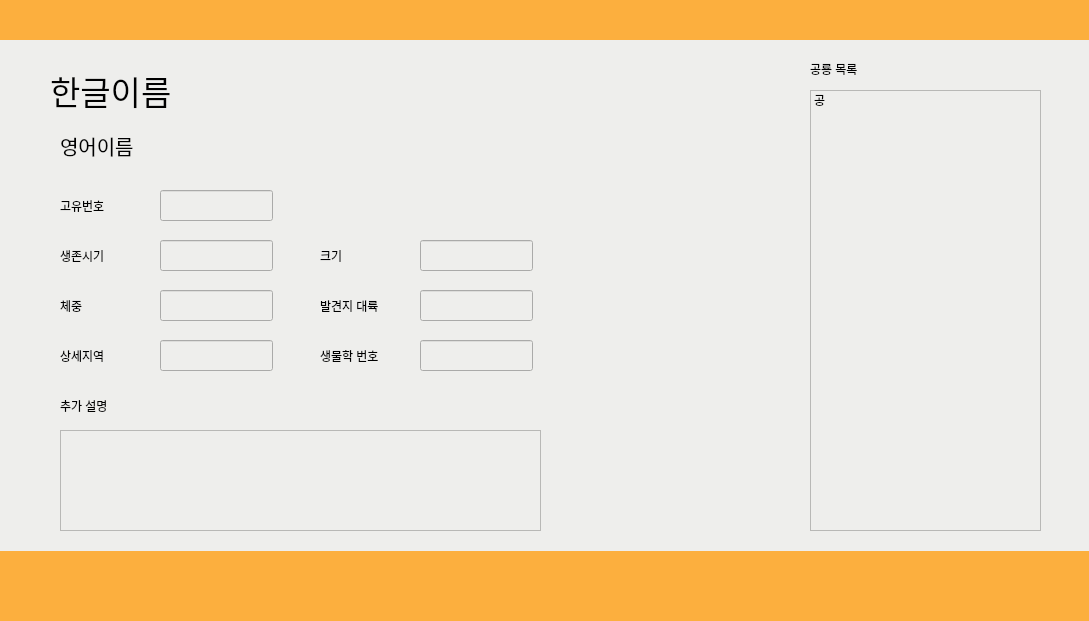
<?xml version="1.0" encoding="UTF-8"?>
<ui version="4.0">
 <class>MainWindow</class>
 <widget class="QMainWindow" name="MainWindow">
  <property name="geometry">
   <rect>
    <x>0</x>
    <y>0</y>
    <width>1089</width>
    <height>621</height>
   </rect>
  </property>
  <property name="windowTitle">
   <string>MainWindow</string>
  </property>
  <property name="styleSheet">
   <string notr="true">background-color: rgb(252, 175, 62);</string>
  </property>
  <widget class="QWidget" name="centralwidget">
   <widget class="QWidget" name="login_widget" native="true">
    <property name="geometry">
     <rect>
      <x>260</x>
      <y>100</y>
      <width>561</width>
      <height>351</height>
     </rect>
    </property>
    <property name="styleSheet">
     <string notr="true">background-color: rgb(238, 238, 236);
border-radius: 25px;
</string>
    </property>
    <widget class="QLabel" name="label_2">
     <property name="geometry">
      <rect>
       <x>110</x>
       <y>150</y>
       <width>67</width>
       <height>21</height>
      </rect>
     </property>
     <property name="text">
      <string>ID</string>
     </property>
    </widget>
    <widget class="QLabel" name="label_3">
     <property name="geometry">
      <rect>
       <x>110</x>
       <y>210</y>
       <width>67</width>
       <height>21</height>
      </rect>
     </property>
     <property name="text">
      <string>PW</string>
     </property>
    </widget>
    <widget class="QLineEdit" name="login_di">
     <property name="geometry">
      <rect>
       <x>200</x>
       <y>150</y>
       <width>113</width>
       <height>25</height>
      </rect>
     </property>
     <property name="styleSheet">
      <string notr="true">border-style: solid;
border-width: 2px;
color: black;
</string>
     </property>
    </widget>
    <widget class="QLineEdit" name="login_pw">
     <property name="geometry">
      <rect>
       <x>200</x>
       <y>210</y>
       <width>113</width>
       <height>25</height>
      </rect>
     </property>
     <property name="styleSheet">
      <string notr="true">border-style: solid;
border-width: 2px;
color: black;
</string>
     </property>
    </widget>
    <widget class="QPushButton" name="login_btn">
     <property name="geometry">
      <rect>
       <x>340</x>
       <y>150</y>
       <width>89</width>
       <height>81</height>
      </rect>
     </property>
     <property name="palette">
      <palette>
       <active>
        <colorrole role="Button">
         <brush brushstyle="SolidPattern">
          <color alpha="255">
           <red>136</red>
           <green>138</green>
           <blue>133</blue>
          </color>
         </brush>
        </colorrole>
        <colorrole role="Base">
         <brush brushstyle="SolidPattern">
          <color alpha="255">
           <red>136</red>
           <green>138</green>
           <blue>133</blue>
          </color>
         </brush>
        </colorrole>
        <colorrole role="Window">
         <brush brushstyle="SolidPattern">
          <color alpha="255">
           <red>136</red>
           <green>138</green>
           <blue>133</blue>
          </color>
         </brush>
        </colorrole>
       </active>
       <inactive>
        <colorrole role="Button">
         <brush brushstyle="SolidPattern">
          <color alpha="255">
           <red>136</red>
           <green>138</green>
           <blue>133</blue>
          </color>
         </brush>
        </colorrole>
        <colorrole role="Base">
         <brush brushstyle="SolidPattern">
          <color alpha="255">
           <red>136</red>
           <green>138</green>
           <blue>133</blue>
          </color>
         </brush>
        </colorrole>
        <colorrole role="Window">
         <brush brushstyle="SolidPattern">
          <color alpha="255">
           <red>136</red>
           <green>138</green>
           <blue>133</blue>
          </color>
         </brush>
        </colorrole>
       </inactive>
       <disabled>
        <colorrole role="Button">
         <brush brushstyle="SolidPattern">
          <color alpha="255">
           <red>136</red>
           <green>138</green>
           <blue>133</blue>
          </color>
         </brush>
        </colorrole>
        <colorrole role="Base">
         <brush brushstyle="SolidPattern">
          <color alpha="255">
           <red>136</red>
           <green>138</green>
           <blue>133</blue>
          </color>
         </brush>
        </colorrole>
        <colorrole role="Window">
         <brush brushstyle="SolidPattern">
          <color alpha="255">
           <red>136</red>
           <green>138</green>
           <blue>133</blue>
          </color>
         </brush>
        </colorrole>
       </disabled>
      </palette>
     </property>
     <property name="styleSheet">
      <string notr="true">QPushButton{
background-color: rgb(136, 138, 133);
border-style: solid;
border-radius: 20px
}
QPushButton:hover{
background-color: rgb(180, 255, 255);
border-style: solid;
border-radius: 20px}

QPushButton:pressed{
background-color: rgb(100, 255, 255);
border-style: solid;
border-radius: 20px}
</string>
     </property>
     <property name="text">
      <string>Login</string>
     </property>
    </widget>
    <widget class="QPushButton" name="sing_up_btn">
     <property name="geometry">
      <rect>
       <x>340</x>
       <y>250</y>
       <width>89</width>
       <height>25</height>
      </rect>
     </property>
     <property name="styleSheet">
      <string notr="true">QPushButton{
background-color: rgb(136, 138, 133);
border-style: solid;
border-radius: 5px
}
QPushButton:hover{
background-color: rgb(180, 255, 255);
border-style: solid;
border-radius: 5px}

QPushButton:pressed{
background-color: rgb(100, 255, 255);
border-style: solid;
border-radius: 5px}
</string>
     </property>
     <property name="text">
      <string>sign_up</string>
     </property>
    </widget>
    <widget class="QLabel" name="label_4">
     <property name="geometry">
      <rect>
       <x>110</x>
       <y>60</y>
       <width>281</width>
       <height>61</height>
      </rect>
     </property>
     <property name="text">
      <string>학생용 로그인</string>
     </property>
    </widget>
   </widget>
   <widget class="QWidget" name="sing_widget" native="true">
    <property name="geometry">
     <rect>
      <x>250</x>
      <y>90</y>
      <width>581</width>
      <height>381</height>
     </rect>
    </property>
    <property name="styleSheet">
     <string notr="true">background-color: rgb(238, 238, 236);
border-radius: 25px;
</string>
    </property>
    <widget class="QLabel" name="label_5">
     <property name="geometry">
      <rect>
       <x>150</x>
       <y>120</y>
       <width>67</width>
       <height>21</height>
      </rect>
     </property>
     <property name="text">
      <string>이름</string>
     </property>
    </widget>
    <widget class="QLabel" name="label_6">
     <property name="geometry">
      <rect>
       <x>160</x>
       <y>160</y>
       <width>67</width>
       <height>21</height>
      </rect>
     </property>
     <property name="text">
      <string>ID</string>
     </property>
    </widget>
    <widget class="QLineEdit" name="name">
     <property name="geometry">
      <rect>
       <x>250</x>
       <y>120</y>
       <width>113</width>
       <height>25</height>
      </rect>
     </property>
     <property name="styleSheet">
      <string notr="true">border-style: solid;
border-width: 2px;
color: black;
</string>
     </property>
    </widget>
    <widget class="QLineEdit" name="sing_di">
     <property name="geometry">
      <rect>
       <x>250</x>
       <y>160</y>
       <width>113</width>
       <height>25</height>
      </rect>
     </property>
     <property name="styleSheet">
      <string notr="true">border-style: solid;
border-width: 2px;
color: black;
</string>
     </property>
    </widget>
    <widget class="QLabel" name="label_7">
     <property name="geometry">
      <rect>
       <x>160</x>
       <y>20</y>
       <width>281</width>
       <height>61</height>
      </rect>
     </property>
     <property name="text">
      <string>회원가입</string>
     </property>
    </widget>
    <widget class="QLineEdit" name="sing_pw">
     <property name="geometry">
      <rect>
       <x>250</x>
       <y>200</y>
       <width>113</width>
       <height>25</height>
      </rect>
     </property>
     <property name="styleSheet">
      <string notr="true">border-style: solid;
border-width: 2px;
color: black;
</string>
     </property>
    </widget>
    <widget class="QLabel" name="label_8">
     <property name="geometry">
      <rect>
       <x>160</x>
       <y>200</y>
       <width>67</width>
       <height>21</height>
      </rect>
     </property>
     <property name="text">
      <string>PW</string>
     </property>
    </widget>
    <widget class="QPushButton" name="confirm_btn">
     <property name="geometry">
      <rect>
       <x>140</x>
       <y>290</y>
       <width>89</width>
       <height>25</height>
      </rect>
     </property>
     <property name="styleSheet">
      <string notr="true">QPushButton{
background-color: rgb(136, 138, 133);
border-style: solid;
border-radius: 20px
}
QPushButton:hover{
background-color: rgb(180, 255, 255);
border-style: solid;
border-radius: 20px}

QPushButton:pressed{
background-color: rgb(100, 255, 255);
border-style: solid;
border-radius: 20px}
</string>
     </property>
     <property name="text">
      <string>확인</string>
     </property>
    </widget>
    <widget class="QPushButton" name="back_btn">
     <property name="geometry">
      <rect>
       <x>260</x>
       <y>290</y>
       <width>89</width>
       <height>25</height>
      </rect>
     </property>
     <property name="styleSheet">
      <string notr="true">QPushButton{
background-color: rgb(136, 138, 133);
border-style: solid;
border-radius: 20px
}
QPushButton:hover{
background-color: rgb(180, 255, 255);
border-style: solid;
border-radius: 20px}

QPushButton:pressed{
background-color: rgb(100, 255, 255);
border-style: solid;
border-radius: 20px}
</string>
     </property>
     <property name="text">
      <string>취소</string>
     </property>
    </widget>
    <widget class="QPushButton" name="idcheck_btn">
     <property name="geometry">
      <rect>
       <x>380</x>
       <y>160</y>
       <width>89</width>
       <height>25</height>
      </rect>
     </property>
     <property name="styleSheet">
      <string notr="true">QPushButton{
background-color: rgb(136, 138, 133);
border-style: solid;
border-radius: 20px
}
QPushButton:hover{
background-color: rgb(180, 255, 255);
border-style: solid;
border-radius: 20px}

QPushButton:pressed{
background-color: rgb(100, 255, 255);
border-style: solid;
border-radius: 20px}
</string>
     </property>
     <property name="text">
      <string>중복확인</string>
     </property>
    </widget>
    <widget class="QLabel" name="label_9">
     <property name="geometry">
      <rect>
       <x>160</x>
       <y>240</y>
       <width>67</width>
       <height>21</height>
      </rect>
     </property>
     <property name="text">
      <string>PW 확인</string>
     </property>
    </widget>
    <widget class="QLineEdit" name="sing_pw_2">
     <property name="geometry">
      <rect>
       <x>250</x>
       <y>240</y>
       <width>113</width>
       <height>25</height>
      </rect>
     </property>
     <property name="styleSheet">
      <string notr="true">border-style: solid;
border-width: 2px;
color: black;
</string>
     </property>
     <property name="text">
      <string/>
     </property>
    </widget>
   </widget>
   <widget class="QWidget" name="menu_widget" native="true">
    <property name="geometry">
     <rect>
      <x>0</x>
      <y>40</y>
      <width>1091</width>
      <height>511</height>
     </rect>
    </property>
    <property name="styleSheet">
     <string notr="true">background-color: rgb(238, 238, 236);</string>
    </property>
    <widget class="QWidget" name="gridLayoutWidget">
     <property name="geometry">
      <rect>
       <x>0</x>
       <y>0</y>
       <width>1091</width>
       <height>511</height>
      </rect>
     </property>
     <layout class="QGridLayout" name="gridLayout">
      <item row="1" column="2">
       <widget class="QWidget" name="widget_4" native="true">
        <widget class="QPushButton" name="quiz_btn">
         <property name="geometry">
          <rect>
           <x>-10</x>
           <y>0</y>
           <width>551</width>
           <height>261</height>
          </rect>
         </property>
         <property name="font">
          <font>
           <pointsize>40</pointsize>
          </font>
         </property>
         <property name="text">
          <string>Quiz</string>
         </property>
        </widget>
       </widget>
      </item>
      <item row="1" column="1">
       <widget class="QWidget" name="widget_3" native="true">
        <widget class="QPushButton" name="learn_btn">
         <property name="geometry">
          <rect>
           <x>-30</x>
           <y>0</y>
           <width>581</width>
           <height>261</height>
          </rect>
         </property>
         <property name="font">
          <font>
           <pointsize>40</pointsize>
          </font>
         </property>
         <property name="acceptDrops">
          <bool>false</bool>
         </property>
         <property name="autoFillBackground">
          <bool>false</bool>
         </property>
         <property name="styleSheet">
          <string notr="true"/>
         </property>
         <property name="inputMethodHints">
          <set>Qt::ImhNone</set>
         </property>
         <property name="text">
          <string>학습하기</string>
         </property>
         <property name="autoRepeat">
          <bool>false</bool>
         </property>
         <property name="autoExclusive">
          <bool>false</bool>
         </property>
         <property name="autoDefault">
          <bool>false</bool>
         </property>
         <property name="default">
          <bool>false</bool>
         </property>
         <property name="flat">
          <bool>false</bool>
         </property>
        </widget>
       </widget>
      </item>
      <item row="2" column="2">
       <widget class="QWidget" name="widget_6" native="true">
        <widget class="QPushButton" name="chat_btn">
         <property name="geometry">
          <rect>
           <x>-10</x>
           <y>-10</y>
           <width>551</width>
           <height>261</height>
          </rect>
         </property>
         <property name="font">
          <font>
           <pointsize>40</pointsize>
          </font>
         </property>
         <property name="text">
          <string>상담</string>
         </property>
        </widget>
       </widget>
      </item>
      <item row="2" column="1">
       <widget class="QWidget" name="widget_5" native="true">
        <widget class="QPushButton" name="qa_btn">
         <property name="geometry">
          <rect>
           <x>0</x>
           <y>-10</y>
           <width>551</width>
           <height>261</height>
          </rect>
         </property>
         <property name="font">
          <font>
           <pointsize>40</pointsize>
          </font>
         </property>
         <property name="text">
          <string>Q/A</string>
         </property>
        </widget>
       </widget>
      </item>
     </layout>
    </widget>
   </widget>
   <widget class="QWidget" name="learn_widget" native="true">
    <property name="geometry">
     <rect>
      <x>0</x>
      <y>40</y>
      <width>1091</width>
      <height>511</height>
     </rect>
    </property>
    <property name="styleSheet">
     <string notr="true">background-color: rgb(238, 238, 236);</string>
    </property>
    <widget class="QWidget" name="lean_menu_widget" native="true">
     <property name="geometry">
      <rect>
       <x>30</x>
       <y>0</y>
       <width>1031</width>
       <height>511</height>
      </rect>
     </property>
     <widget class="QWidget" name="verticalLayoutWidget">
      <property name="geometry">
       <rect>
        <x>310</x>
        <y>100</y>
        <width>361</width>
        <height>411</height>
       </rect>
      </property>
      <layout class="QVBoxLayout" name="lean_vbox">
       <item>
        <widget class="QPushButton" name="title_btn">
         <property name="font">
          <font>
           <pointsize>15</pointsize>
          </font>
         </property>
         <property name="text">
          <string>공룡</string>
         </property>
        </widget>
       </item>
      </layout>
     </widget>
     <widget class="QLabel" name="label">
      <property name="geometry">
       <rect>
        <x>100</x>
        <y>20</y>
        <width>841</width>
        <height>71</height>
       </rect>
      </property>
      <property name="font">
       <font>
        <pointsize>20</pointsize>
       </font>
      </property>
      <property name="text">
       <string>주제를 선택해 주세요</string>
      </property>
     </widget>
    </widget>
    <widget class="QWidget" name="dino_widget" native="true">
     <property name="geometry">
      <rect>
       <x>30</x>
       <y>0</y>
       <width>1031</width>
       <height>511</height>
      </rect>
     </property>
     <widget class="QLabel" name="kor_name">
      <property name="geometry">
       <rect>
        <x>20</x>
        <y>20</y>
        <width>681</width>
        <height>61</height>
       </rect>
      </property>
      <property name="font">
       <font>
        <pointsize>25</pointsize>
       </font>
      </property>
      <property name="text">
       <string>한글이름</string>
      </property>
     </widget>
     <widget class="QLineEdit" name="dino_t">
      <property name="enabled">
       <bool>false</bool>
      </property>
      <property name="geometry">
       <rect>
        <x>130</x>
        <y>200</y>
        <width>113</width>
        <height>31</height>
       </rect>
      </property>
      <property name="mouseTracking">
       <bool>true</bool>
      </property>
      <property name="styleSheet">
       <string notr="true">color: rgb(46, 52, 54);</string>
      </property>
      <property name="frame">
       <bool>true</bool>
      </property>
     </widget>
     <widget class="QLabel" name="label_12">
      <property name="geometry">
       <rect>
        <x>30</x>
        <y>200</y>
        <width>91</width>
        <height>31</height>
       </rect>
      </property>
      <property name="text">
       <string>생존시기</string>
      </property>
     </widget>
     <widget class="QLineEdit" name="dino_f">
      <property name="enabled">
       <bool>false</bool>
      </property>
      <property name="geometry">
       <rect>
        <x>390</x>
        <y>200</y>
        <width>113</width>
        <height>31</height>
       </rect>
      </property>
      <property name="styleSheet">
       <string notr="true">color: rgb(46, 52, 54);</string>
      </property>
      <property name="text">
       <string/>
      </property>
     </widget>
     <widget class="QLabel" name="label_13">
      <property name="geometry">
       <rect>
        <x>290</x>
        <y>200</y>
        <width>91</width>
        <height>31</height>
       </rect>
      </property>
      <property name="text">
       <string>크기</string>
      </property>
     </widget>
     <widget class="QLabel" name="eng_name">
      <property name="geometry">
       <rect>
        <x>30</x>
        <y>90</y>
        <width>681</width>
        <height>31</height>
       </rect>
      </property>
      <property name="font">
       <font>
        <pointsize>15</pointsize>
       </font>
      </property>
      <property name="text">
       <string>영어이름</string>
      </property>
     </widget>
     <widget class="QListWidget" name="listWidget">
      <property name="geometry">
       <rect>
        <x>780</x>
        <y>50</y>
        <width>231</width>
        <height>441</height>
       </rect>
      </property>
      <item>
       <property name="text">
        <string>공</string>
       </property>
      </item>
     </widget>
     <widget class="QLabel" name="label_15">
      <property name="geometry">
       <rect>
        <x>30</x>
        <y>250</y>
        <width>91</width>
        <height>31</height>
       </rect>
      </property>
      <property name="text">
       <string>체중</string>
      </property>
     </widget>
     <widget class="QLineEdit" name="dino_w">
      <property name="enabled">
       <bool>false</bool>
      </property>
      <property name="geometry">
       <rect>
        <x>130</x>
        <y>250</y>
        <width>113</width>
        <height>31</height>
       </rect>
      </property>
      <property name="mouseTracking">
       <bool>true</bool>
      </property>
      <property name="styleSheet">
       <string notr="true">color: rgb(46, 52, 54);</string>
      </property>
      <property name="frame">
       <bool>true</bool>
      </property>
     </widget>
     <widget class="QLabel" name="label_16">
      <property name="geometry">
       <rect>
        <x>290</x>
        <y>250</y>
        <width>91</width>
        <height>31</height>
       </rect>
      </property>
      <property name="text">
       <string>발견지 대륙</string>
      </property>
     </widget>
     <widget class="QLineEdit" name="dino_d">
      <property name="enabled">
       <bool>false</bool>
      </property>
      <property name="geometry">
       <rect>
        <x>390</x>
        <y>250</y>
        <width>113</width>
        <height>31</height>
       </rect>
      </property>
      <property name="mouseTracking">
       <bool>true</bool>
      </property>
      <property name="styleSheet">
       <string notr="true">color: rgb(46, 52, 54);</string>
      </property>
      <property name="text">
       <string/>
      </property>
      <property name="frame">
       <bool>true</bool>
      </property>
     </widget>
     <widget class="QLabel" name="label_17">
      <property name="geometry">
       <rect>
        <x>30</x>
        <y>150</y>
        <width>91</width>
        <height>31</height>
       </rect>
      </property>
      <property name="text">
       <string>고유번호</string>
      </property>
     </widget>
     <widget class="QLineEdit" name="dino_num">
      <property name="enabled">
       <bool>false</bool>
      </property>
      <property name="geometry">
       <rect>
        <x>130</x>
        <y>150</y>
        <width>113</width>
        <height>31</height>
       </rect>
      </property>
      <property name="mouseTracking">
       <bool>true</bool>
      </property>
      <property name="styleSheet">
       <string notr="true">color: rgb(46, 52, 54);</string>
      </property>
      <property name="text">
       <string/>
      </property>
      <property name="frame">
       <bool>true</bool>
      </property>
     </widget>
     <widget class="QLineEdit" name="dino_a">
      <property name="enabled">
       <bool>false</bool>
      </property>
      <property name="geometry">
       <rect>
        <x>130</x>
        <y>300</y>
        <width>113</width>
        <height>31</height>
       </rect>
      </property>
      <property name="mouseTracking">
       <bool>true</bool>
      </property>
      <property name="styleSheet">
       <string notr="true">color: rgb(46, 52, 54);</string>
      </property>
      <property name="text">
       <string/>
      </property>
      <property name="frame">
       <bool>true</bool>
      </property>
     </widget>
     <widget class="QLabel" name="label_18">
      <property name="geometry">
       <rect>
        <x>30</x>
        <y>300</y>
        <width>91</width>
        <height>31</height>
       </rect>
      </property>
      <property name="text">
       <string>상세지역</string>
      </property>
     </widget>
     <widget class="QLabel" name="label_19">
      <property name="geometry">
       <rect>
        <x>290</x>
        <y>300</y>
        <width>91</width>
        <height>31</height>
       </rect>
      </property>
      <property name="text">
       <string>생물학 번호</string>
      </property>
     </widget>
     <widget class="QLineEdit" name="dino_type">
      <property name="enabled">
       <bool>false</bool>
      </property>
      <property name="geometry">
       <rect>
        <x>390</x>
        <y>300</y>
        <width>113</width>
        <height>31</height>
       </rect>
      </property>
      <property name="mouseTracking">
       <bool>true</bool>
      </property>
      <property name="styleSheet">
       <string notr="true">color: rgb(46, 52, 54);</string>
      </property>
      <property name="text">
       <string/>
      </property>
      <property name="frame">
       <bool>true</bool>
      </property>
     </widget>
     <widget class="QLabel" name="label_20">
      <property name="geometry">
       <rect>
        <x>30</x>
        <y>350</y>
        <width>91</width>
        <height>31</height>
       </rect>
      </property>
      <property name="text">
       <string>추가 설명</string>
      </property>
     </widget>
     <widget class="QTextBrowser" name="dino_info">
      <property name="geometry">
       <rect>
        <x>30</x>
        <y>390</y>
        <width>481</width>
        <height>101</height>
       </rect>
      </property>
     </widget>
     <widget class="QLabel" name="label_11">
      <property name="geometry">
       <rect>
        <x>780</x>
        <y>20</y>
        <width>67</width>
        <height>17</height>
       </rect>
      </property>
      <property name="text">
       <string>공룡 목록</string>
      </property>
     </widget>
    </widget>
   </widget>
  </widget>
  <widget class="QMenuBar" name="menubar">
   <property name="geometry">
    <rect>
     <x>0</x>
     <y>0</y>
     <width>1089</width>
     <height>28</height>
    </rect>
   </property>
  </widget>
  <widget class="QStatusBar" name="statusbar"/>
 </widget>
 <resources/>
 <connections/>
</ui>
